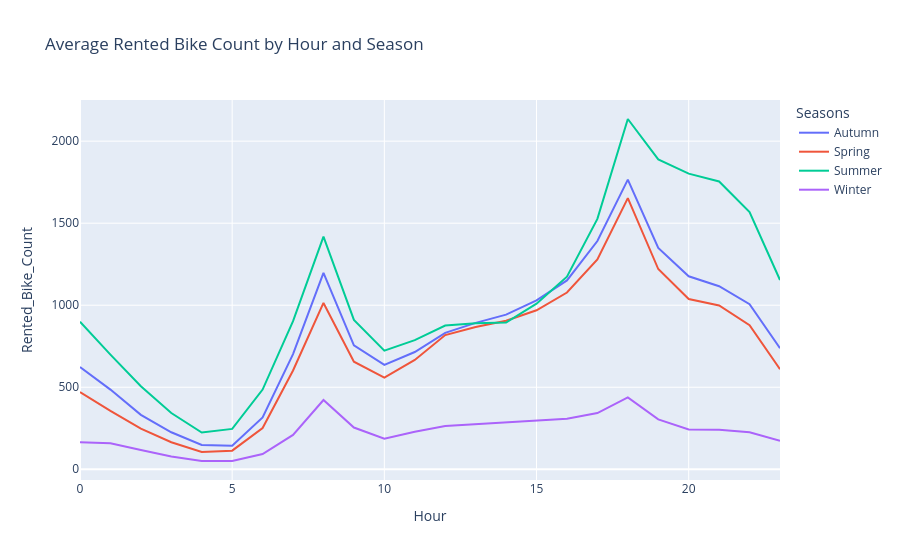

The cell this chart's notebook holds for it:
### Markdown cell above
# <font color='#BFD72F' size=6>3.4. Temporal Pattern — Rentals by Hour and by Season</font> <a class="anchor" id="3_4"></a>

[Back to TOC](#toc)

### Code cell
pdf_full = seoul_bikes.select("Hour", "Rented_Bike_Count", "Seasons").toPandas()

import plotly.express as px
fig = px.line(pdf_full.groupby(["Hour", "Seasons"], as_index=False)
              .mean(),
              x="Hour", y="Rented_Bike_Count", color="Seasons",
              title="Average Rented Bike Count by Hour and Season")
fig.show()

### Figure 1 — Plotly figure (JSON) as saved in the notebook; plotly's stock layout.template omitted (floating-point values rounded to 4 significant figures)
{"data": [{"hovertemplate": "Seasons=Autumn<br>Hour=%{x}<br>Rented_Bike_Count=%{y}<extra></extra>", "legendgroup": "Autumn", "line": {"color": "#636efa", "dash": "solid"}, "marker": {"symbol": "circle"}, "mode": "lines", "name": "Autumn", "orientation": "v", "showlegend": true, "type": "scatter", "x": [0, 1, 2, 3, 4, 5, 6, 7, 8, 9, 10, 11, 12, 13, 14, 15, 16, 17, 18, 19, 20, 21, 22, 23], "xaxis": "x", "y": [623.7, 485.7, 331.8, 225.5, 148.6, 143.7, 316.0, 702.2, 1197.0, 755.2, 636.7, 714.7, 831.9, 892.5, 942.5, 1030.0, 1151.0, 1391.0, 1765.0, 1349.0, 1176.0, 1116.0, 1006.0, 737.7], "yaxis": "y"}, {"hovertemplate": "Seasons=Spring<br>Hour=%{x}<br>Rented_Bike_Count=%{y}<extra></extra>", "legendgroup": "Spring", "line": {"color": "#EF553B", "dash": "solid"}, "marker": {"symbol": "circle"}, "mode": "lines", "name": "Spring", "orientation": "v", "showlegend": true, "type": "scatter", "x": [0, 1, 2, 3, 4, 5, 6, 7, 8, 9, 10, 11, 12, 13, 14, 15, 16, 17, 18, 19, 20, 21, 22, 23], "xaxis": "x", "y": [470.6, 356.0, 247.5, 164.8, 105.9, 113.7, 251.6, 601.9, 1014.0, 655.8, 558.5, 666.7, 818.2, 866.8, 905.5, 969.4, 1078.0, 1280.0, 1653.0, 1221.0, 1037.0, 998.9, 877.9, 609.4], "yaxis": "y"}, {"hovertemplate": "Seasons=Summer<br>Hour=%{x}<br>Rented_Bike_Count=%{y}<extra></extra>", "legendgroup": "Summer", "line": {"color": "#00cc96", "dash": "solid"}, "marker": {"symbol": "circle"}, "mode": "lines", "name": "Summer", "orientation": "v", "showlegend": true, "type": "scatter", "x": [0, 1, 2, 3, 4, 5, 6, 7, 8, 9, 10, 11, 12, 13, 14, 15, 16, 17, 18, 19, 20, 21, 22, 23], "xaxis": "x", "y": [899.1, 698.8, 505.8, 342.7, 223.8, 245.9, 485.8, 902.8, 1419.0, 911.0, 723.5, 786.9, 876.0, 890.2, 894.7, 1010.0, 1174.0, 1526.0, 2135.0, 1889.0, 1802.0, 1754.0, 1568.0, 1154.0], "yaxis": "y"}, {"hovertemplate": "Seasons=Winter<br>Hour=%{x}<br>Rented_Bike_Count=%{y}<extra></extra>", "legendgroup": "Winter", "line": {"color": "#ab63fa", "dash": "solid"}, "marker": {"symbol": "circle"}, "mode": "lines", "name": "Winter", "orientation": "v", "showlegend": true, "type": "scatter", "x": [0, 1, 2, 3, 4, 5, 6, 7, 8, 9, 10, 11, 12, 13, 14, 15, 16, 17, 18, 19, 20, 21, 22, 23], "xaxis": "x", "y": [165.2, 159.1, 117.8, 77.81, 50.48, 51.22, 92.82, 209.6, 422.2, 254.6, 186.4, 228.3, 263.6, 275.3, 284.3, 298.6, 308.6, 342.5, 438.3, 304.0, 243.2, 240.5, 225.1, 173.4], "yaxis": "y"}], "layout": {"legend": {"title": {"text": "Seasons"}, "tracegroupgap": 0}, "title": {"text": "Average Rented Bike Count by Hour and Season"}, "xaxis": {"anchor": "y", "domain": [0, 1], "title": {"text": "Hour"}}, "yaxis": {"anchor": "x", "domain": [0, 1], "title": {"text": "Rented_Bike_Count"}}}}
